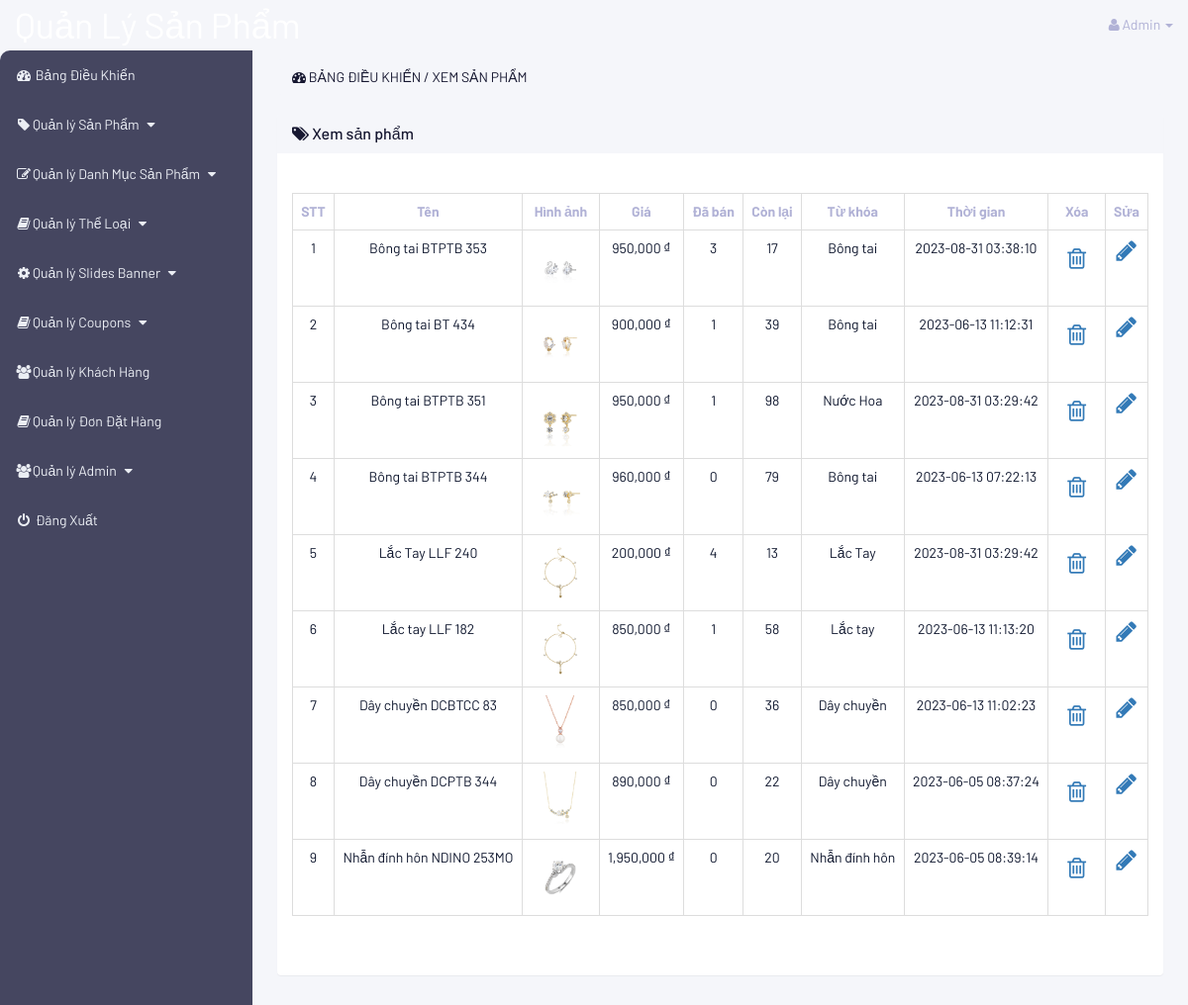
Page /admin/index.php?view_products (signed in) on the committed database.
### tables this page shows
CREATE TABLE `products` (
  `product_id` int(10) NOT NULL,
  `product_category_id` int(10) NOT NULL,
  `category_id` int(10) NOT NULL,
  `date` timestamp NOT NULL DEFAULT current_timestamp() ON UPDATE current_timestamp(),
  `product_title` varchar(255) NOT NULL,
  `product_price` varchar(255) NOT NULL,
  `product_image_1` text NOT NULL,
  `product_image_2` text NOT NULL,
  `product_image_3` text NOT NULL,
  `product_keywords` varchar(255) NOT NULL,
  `product_description` varchar(255) NOT NULL,
  `product_label` text NOT NULL,
  `product_sale` text NOT NULL,
  `product_total` int(11) NOT NULL
);

### admin/view_products.php (the view, shortened to what this page needs)
<?php
    if (!isset($_SESSION['admin_email'])){
        echo "<script>window.open('login.php','_self')</script>";
    } else {
?>
<div class="row">
    <div class="col-lg-12">
        <ol class="breadcrumb">
            <li class="active">
                <i class="fa fa-dashboard"></i> Bảng điều khiển / Xem sản phẩm
            </li>
        </ol>
    </div>
</div>
<div class="row">
    <div class="col-lg-12">
        <div class="panel panel-default">
            <div class="panel-heading">
                <h3 class="panel-title">
                    <i class="fa fa-tags"></i> Xem sản phẩm
                </h3>
            </div>
            <div class="panel-body">
                <div class="table-responsive">
                    <table class="table table-striped table-bordered table-hover">
                        <thead>
                            <tr>
                                <th>STT</th>
                                <th>Tên</th>
                                <th>Hình ảnh</th>
                                <th>Giá</th>
                                <th>Đã bán</th>
                                <th>Còn lại</th>
                                <th>Từ khóa</th>
                                <th>Thời gian</th>
                                <th>Xóa</th>
                                <th>Sửa</th>
                            </tr>
                        </thead>
                        <tbody>
                            <?php
                                $i=0;
                                $get_products = "select * from products order by 1 DESC";
                                $run_products = mysqli_query($conn, $get_products);
                                while ($row_products = mysqli_fetch_array($run_products)){
                                    $product_id = $row_products['product_id'];
                                    $product_title = $row_products['product_title'];
                                    $product_image_1 = $row_products['product_image_1'];
                                    $product_price = number_format((float)$row_products['product_price']);
                                    $product_keywords = $row_products['product_keywords'];
                                    $product_date = $row_products['date'];
                                    $product_label = $row_products['product_label'];
                                    $product_sale = number_format((float)$row_products['product_sale']);
                                    $product_total = $row_products['product_total'];
                                    $i++;
                            ?>
                            <tr>
                                <td><?php echo $i;?></td>
                                <td><?php echo $product_title; ?></td>
                                <td><img src="<?php echo $product_image_1; ?>" width="60px" alt="<?php echo $product_image_1; ?>"></td>
                                <td>
                                    <?php
                                        if ($product_label == "sale") {
                                            echo $product_sale;
                                        } else {
                                            echo $product_price;
                                        }
                                    ?>
                                ₫</td>
                                <td>
                                    <?php
                                        $get_sold = "select * from customer_orders where product_id='$product_id'";
                                        $run_sold = mysqli_query($conn, $get_sold);
                                        $total_quantity = 0;
                                        while ($row_sold = mysqli_fetch_array($run_sold)) {
                                            $product_quantity = $row_sold['product_quantity'];
                                            $total_quantity = $total_quantity + $product_quantity;
                                        }
                                        echo $total_quantity;
                                    ?>
                                </td>
                                <td><?php echo $product_total; ?></td>
                                <td><?php echo $product_keywords; ?></td>
                                <td><?php echo $product_date; ?></td>
                                <td>
                                    <span class="wrapperDelete">
                                        <a class="tableDelete" href="index.php?delete_product=<?php echo $product_id; ?>">
                                            <i class="fa fa-trash-o"></i>
                                        </a>
                                    </span>
                                </td>
                                <td>
                                    <a href="index.php?edit_product=<?php echo $product_id; ?>">
                                        <i class="fa fa-pencil"></i>
                                    </a>
                                </td>
                            </tr>
                            <?php } ?>
                        </tbody>
                    </table>
                </div>
            </div>
        </div>
    </div>
</div>
<?php } ?>

### admin/includes/sidebar.php (shortened to what this page needs)
<?php
    if (!isset($_SESSION['admin_email'])) {
        echo "<script>window.open('login.php','_self')</script>";
    } else {
?>
<nav class="navbar navbar-inverse navbar-fixed-top">
    <div class="navbar-header">
        <a href="index.php?dashboard" class="navbar-brand" style="font-size: 36px">Quản Lý Sản Phẩm</a>
    </div>
    <ul class="nav navbar-right top-nav">
        <li class="dropdown">
            <a href="#" class="dropdown-toggle" data-toggle="dropdown">
                <i class="fa fa-user"></i> <?php echo $admin_name; ?> <b class="caret"></b>
            </a>
        </li>
    </ul>
    <div class="collapse navbar-collapse navbar-ex1-collapse">
        <ul class="nav navbar-nav side-nav">
            <li>
                <a href="index.php?dashboard">
                    <i class="fa fa-fw fa-dashboard"></i> Bảng Điều Khiển
                </a>
            </li>
            <li>
                <a href="#" data-toggle="collapse" data-target="#products">
                    <i class="fa fa-fw fa-tag"></i>Quản lý Sản Phẩm
                    <i class="fa fa-fw fa-caret-down"></i>
                </a>
            </li>
            <li>
                <a href="#" data-toggle="collapse" data-target="#p_cat">
                    <i class="fa fa-fw fa-edit"></i>Quản lý Danh Mục Sản Phẩm
                    <i class="fa fa-fw fa-caret-down"></i>
                </a>
            </li>
            <li>
                <a href="#" data-toggle="collapse" data-target="#cat">
                    <i class="fa fa-fw fa-book"></i>Quản lý Thể Loại
                    <i class="fa fa-fw fa-caret-down"></i>
                </a>
            </li>
            <li>
                <a href="#" data-toggle="collapse" data-target="#slides">
                    <i class="fa fa-fw fa-gear"></i>Quản lý Slides Banner
                    <i class="fa fa-fw fa-caret-down"></i>
                </a>
            </li>
            <li>
                <a href="#" data-toggle="collapse" data-target="#coupons">
                    <i class="fa fa-fw fa-book"></i>Quản lý Coupons
                    <i class="fa fa-fw fa-caret-down"></i>
                </a>
            </li>
            <li>
                <a href="index.php?view_customers">
                    <i class="fa fa-fw fa-users"></i>Quản lý Khách Hàng
                </a>
            </li>
            <li>
                <a href="index.php?view_orders">
                    <i class="fa fa-fw fa-book"></i>Quản lý Đơn Đặt Hàng
                </a>
            </li>
            <li>
                <a href="#" data-toggle="collapse" data-target="#users">
                    <i class="fa fa-fw fa-users"></i>Quản lý Admin
                    <i class="fa fa-fw fa-caret-down"></i>
                </a>
            </li>
            <li>
                <a href="logout.php">
                    <i class="fa fa-fw fa-power-off"></i> Đăng Xuất
                </a>
            </li>
        </ul>
    </div>
</nav>
<?php } ?>

### admin/css/style.css (style rules this page uses)
body { margin-top: 100px; background: #f5f6fa; color: #b1b2d6; font-family: "Barlow", sans-serif; }
.top-nav { padding: 0 15px; background-color: #f5f6fa; }
.navbar { background-color: #f5f6fa; border-color: #f5f6fa; }
.navbar-inverse .navbar-nav > li > a { color: #ebeef4; }
.navbar-inverse .navbar-collapse, .navbar-inverse .navbar-form { border: none; }
.panel { background: white; border: none; }
.panel-body { padding-top: 40px; padding-bottom: 40px; border-radius: 10px; }
.row .breadcrumb { background: #f5f6fa; color: #b1b2d6; }
.breadcrumb > .active { color: #171831; }
.panel-default > .panel-heading { color: #171831; background: #f5f6fa; border-color: #f5f6fa; }
@media (min-width: 768px) { body { margin-top: 50px; } }
.top-nav > li { display: inline-block; }
.top-nav > li > a { color: #b1b2d6; line-height: 20px; padding-top: 15px; padding-bottom: 15px; }
@media (min-width: 768px) { .side-nav { position: fixed; top: 51px; bottom: 0; width: 255px; overflow-y: auto; overflow-x: hidden; background-color: #454660; padding-bottom: 40px; border-top-left-radius: 10px; } }
@media (min-width: 768px) { .side-nav > li > a { width: 255px; } }
.panel-body { border-radius: 5px; }
.table-bordered > tbody > tr > td, .table-bordered > tbody > tr > th, .table-bordered > tfoot > tr > td, .table-bordered > tfoot > tr > th, .table-bordered > thead > tr > td { border: 2px solid pink; background: white; color: #10182f; border: none; }
.table-bordered > tbody > tr > td, .table-bordered > tbody > tr > th, .table-bordered > tfoot > tr > td, .table-bordered > tfoot > tr > th, .table-bordered > thead > tr > td, .table-bordered > thead > tr > th { border: 1px solid #ddd; }
.active { text-transform: uppercase; }
th, td { text-align: center; }
td a i { font-size: 24px !important; }
td .tableDelete { display: flex; justify-content: center; align-items: center; width: 40px; height: 40px; }
.wrapperDelete { position: relative; display: flex; justify-content: center; align-items: center; }

### rows in the picture
products: product_title "Bông tai BTPTB 353", product_image_1 (picture), product_sale "950,000", total_quantity "3", product_total "17", product_keywords "Bông tai", date "2023-08-31 03:38:10"
products: product_title "Bông tai BT 434", product_image_1 (picture), product_price "900,000", total_quantity "1", product_total "39", product_keywords "Bông tai", date "2023-06-13 11:12:31"
products: product_title "Bông tai BTPTB 351", product_image_1 (picture), product_sale "950,000", total_quantity "1", product_total "98", product_keywords "Nước Hoa", date "2023-08-31 03:29:42"
products: product_title "Bông tai BTPTB 344", product_image_1 (picture), product_price "960,000", total_quantity "0", product_total "79", product_keywords "Bông tai", date "2023-06-13 07:22:13"
products: product_title "Lắc Tay LLF 240", product_image_1 (picture), product_price "200,000", total_quantity "4", product_total "13", product_keywords "Lắc Tay", date "2023-08-31 03:29:42"
products: product_title "Lắc tay LLF 182", product_image_1 (picture), product_price "850,000", total_quantity "1", product_total "58", product_keywords "Lắc tay", date "2023-06-13 11:13:20"
products: product_title "Dây chuyền DCBTCC 83", product_image_1 (picture), product_price "850,000", total_quantity "0", product_total "36", product_keywords "Dây chuyền", date "2023-06-13 11:02:23"
products: product_title "Dây chuyền DCPTB 344", product_image_1 (picture), product_sale "890,000", total_quantity "0", product_total "22", product_keywords "Dây chuyền", date "2023-06-05 08:37:24"
products: product_title "Nhẫn đính hôn NDINO 253MO", product_image_1 (picture), product_price "1,950,000", total_quantity "0", product_total "20", product_keywords "Nhẫn đính hôn", date "2023-06-05 08:39:14"

### other values in the picture
$admin_name "Admin"
